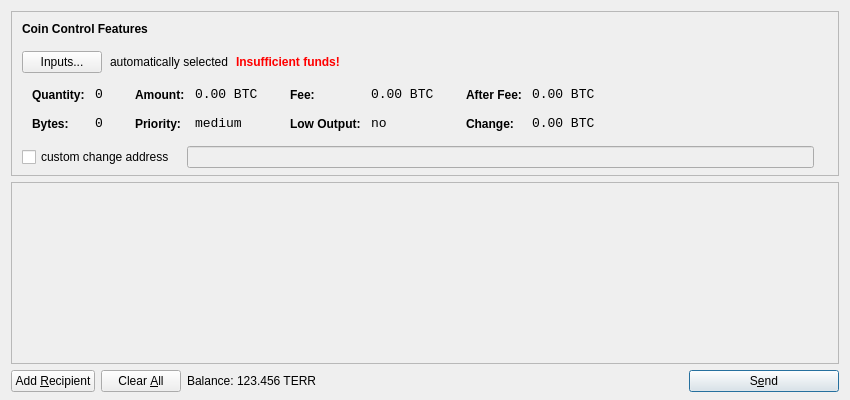
<?xml version="1.0" encoding="UTF-8"?>
<ui version="4.0">
 <class>SendCoinsDialog</class>
 <widget class="QDialog" name="SendCoinsDialog">
  <property name="geometry">
   <rect>
    <x>0</x>
    <y>0</y>
    <width>850</width>
    <height>400</height>
   </rect>
  </property>
  <property name="windowTitle">
   <string>Send Coins</string>
  </property>
  <layout class="QVBoxLayout" name="verticalLayout" stretch="0,1,0">
   <property name="bottomMargin">
    <number>8</number>
   </property>
   <item>
    <widget class="QFrame" name="frameCoinControl">
     <property name="sizePolicy">
      <sizepolicy hsizetype="Expanding" vsizetype="Expanding">
       <horstretch>0</horstretch>
       <verstretch>0</verstretch>
      </sizepolicy>
     </property>
     <property name="maximumSize">
      <size>
       <width>16777215</width>
       <height>16777215</height>
      </size>
     </property>
     <property name="frameShape">
      <enum>QFrame::StyledPanel</enum>
     </property>
     <property name="frameShadow">
      <enum>QFrame::Sunken</enum>
     </property>
     <layout class="QVBoxLayout" name="verticalLayoutCoinControl2">
      <property name="spacing">
       <number>-1</number>
      </property>
      <property name="leftMargin">
       <number>0</number>
      </property>
      <property name="topMargin">
       <number>0</number>
      </property>
      <property name="rightMargin">
       <number>0</number>
      </property>
      <property name="bottomMargin">
       <number>6</number>
      </property>
      <item>
       <layout class="QVBoxLayout" name="verticalLayoutCoinControl" stretch="0,0,0,0,1">
        <property name="spacing">
         <number>0</number>
        </property>
        <property name="leftMargin">
         <number>10</number>
        </property>
        <property name="topMargin">
         <number>10</number>
        </property>
        <item>
         <layout class="QHBoxLayout" name="horizontalLayoutCoinControl1">
          <property name="bottomMargin">
           <number>15</number>
          </property>
          <item>
           <widget class="QLabel" name="labelCoinControlFeatures">
            <property name="sizePolicy">
             <sizepolicy hsizetype="Preferred" vsizetype="Maximum">
              <horstretch>0</horstretch>
              <verstretch>0</verstretch>
             </sizepolicy>
            </property>
            <property name="font">
             <font>
              <weight>75</weight>
              <bold>true</bold>
             </font>
            </property>
            <property name="styleSheet">
             <string notr="true">font-weight:bold;</string>
            </property>
            <property name="text">
             <string>Coin Control Features</string>
            </property>
           </widget>
          </item>
         </layout>
        </item>
        <item>
         <layout class="QHBoxLayout" name="horizontalLayoutCoinControl2" stretch="0,0,0,0">
          <property name="spacing">
           <number>8</number>
          </property>
          <property name="bottomMargin">
           <number>10</number>
          </property>
          <item>
           <widget class="QPushButton" name="pushButtonCoinControl">
            <property name="styleSheet">
             <string notr="true"/>
            </property>
            <property name="text">
             <string>Inputs...</string>
            </property>
           </widget>
          </item>
          <item>
           <widget class="QLabel" name="labelCoinControlAutomaticallySelected">
            <property name="text">
             <string>automatically selected</string>
            </property>
            <property name="margin">
             <number>5</number>
            </property>
           </widget>
          </item>
          <item>
           <widget class="QLabel" name="labelCoinControlInsuffFunds">
            <property name="font">
             <font>
              <weight>75</weight>
              <bold>true</bold>
             </font>
            </property>
            <property name="styleSheet">
             <string notr="true">color:red;font-weight:bold;</string>
            </property>
            <property name="text">
             <string>Insufficient funds!</string>
            </property>
            <property name="margin">
             <number>5</number>
            </property>
           </widget>
          </item>
          <item>
           <spacer name="horizontalSpacerCoinControl">
            <property name="orientation">
             <enum>Qt::Horizontal</enum>
            </property>
            <property name="sizeHint" stdset="0">
             <size>
              <width>40</width>
              <height>1</height>
             </size>
            </property>
           </spacer>
          </item>
         </layout>
        </item>
        <item>
         <widget class="QWidget" name="widgetCoinControl" native="true">
          <property name="sizePolicy">
           <sizepolicy hsizetype="Preferred" vsizetype="Preferred">
            <horstretch>0</horstretch>
            <verstretch>0</verstretch>
           </sizepolicy>
          </property>
          <property name="minimumSize">
           <size>
            <width>0</width>
            <height>0</height>
           </size>
          </property>
          <property name="styleSheet">
           <string notr="true"/>
          </property>
          <layout class="QHBoxLayout" name="horizontalLayoutCoinControl5">
           <property name="margin">
            <number>0</number>
           </property>
           <item>
            <layout class="QHBoxLayout" name="horizontalLayoutCoinControl3" stretch="0,0,0,1">
             <property name="spacing">
              <number>20</number>
             </property>
             <property name="topMargin">
              <number>0</number>
             </property>
             <property name="bottomMargin">
              <number>10</number>
             </property>
             <item>
              <layout class="QFormLayout" name="formLayoutCoinControl1">
               <property name="horizontalSpacing">
                <number>10</number>
               </property>
               <property name="verticalSpacing">
                <number>14</number>
               </property>
               <property name="leftMargin">
                <number>10</number>
               </property>
               <property name="topMargin">
                <number>4</number>
               </property>
               <property name="rightMargin">
                <number>6</number>
               </property>
               <item row="0" column="0">
                <widget class="QLabel" name="labelCoinControlQuantityText">
                 <property name="styleSheet">
                  <string notr="true">font-weight:bold;</string>
                 </property>
                 <property name="text">
                  <string>Quantity:</string>
                 </property>
                 <property name="margin">
                  <number>0</number>
                 </property>
                </widget>
               </item>
               <item row="0" column="1">
                <widget class="QLabel" name="labelCoinControlQuantity">
                 <property name="font">
                  <font>
                   <family>Monospace</family>
                   <pointsize>10</pointsize>
                  </font>
                 </property>
                 <property name="cursor">
                  <cursorShape>IBeamCursor</cursorShape>
                 </property>
                 <property name="contextMenuPolicy">
                  <enum>Qt::ActionsContextMenu</enum>
                 </property>
                 <property name="text">
                  <string notr="true">0</string>
                 </property>
                 <property name="margin">
                  <number>0</number>
                 </property>
                 <property name="textInteractionFlags">
                  <set>Qt::LinksAccessibleByMouse|Qt::TextSelectableByKeyboard|Qt::TextSelectableByMouse</set>
                 </property>
                </widget>
               </item>
               <item row="1" column="0">
                <widget class="QLabel" name="labelCoinControlBytesText">
                 <property name="styleSheet">
                  <string notr="true">font-weight:bold;</string>
                 </property>
                 <property name="text">
                  <string>Bytes:</string>
                 </property>
                </widget>
               </item>
               <item row="1" column="1">
                <widget class="QLabel" name="labelCoinControlBytes">
                 <property name="font">
                  <font>
                   <family>Monospace</family>
                   <pointsize>10</pointsize>
                  </font>
                 </property>
                 <property name="cursor">
                  <cursorShape>IBeamCursor</cursorShape>
                 </property>
                 <property name="contextMenuPolicy">
                  <enum>Qt::ActionsContextMenu</enum>
                 </property>
                 <property name="text">
                  <string notr="true">0</string>
                 </property>
                 <property name="textInteractionFlags">
                  <set>Qt::LinksAccessibleByMouse|Qt::TextSelectableByKeyboard|Qt::TextSelectableByMouse</set>
                 </property>
                </widget>
               </item>
              </layout>
             </item>
             <item>
              <layout class="QFormLayout" name="formLayoutCoinControl2">
               <property name="horizontalSpacing">
                <number>10</number>
               </property>
               <property name="verticalSpacing">
                <number>14</number>
               </property>
               <property name="leftMargin">
                <number>6</number>
               </property>
               <property name="topMargin">
                <number>4</number>
               </property>
               <property name="rightMargin">
                <number>6</number>
               </property>
               <item row="0" column="0">
                <widget class="QLabel" name="labelCoinControlAmountText">
                 <property name="styleSheet">
                  <string notr="true">font-weight:bold;</string>
                 </property>
                 <property name="text">
                  <string>Amount:</string>
                 </property>
                 <property name="margin">
                  <number>0</number>
                 </property>
                </widget>
               </item>
               <item row="0" column="1">
                <widget class="QLabel" name="labelCoinControlAmount">
                 <property name="font">
                  <font>
                   <family>Monospace</family>
                   <pointsize>10</pointsize>
                  </font>
                 </property>
                 <property name="cursor">
                  <cursorShape>IBeamCursor</cursorShape>
                 </property>
                 <property name="contextMenuPolicy">
                  <enum>Qt::ActionsContextMenu</enum>
                 </property>
                 <property name="text">
                  <string notr="true">0.00 BTC</string>
                 </property>
                 <property name="textInteractionFlags">
                  <set>Qt::LinksAccessibleByMouse|Qt::TextSelectableByKeyboard|Qt::TextSelectableByMouse</set>
                 </property>
                </widget>
               </item>
               <item row="1" column="0">
                <widget class="QLabel" name="labelCoinControlPriorityText">
                 <property name="styleSheet">
                  <string notr="true">font-weight:bold;</string>
                 </property>
                 <property name="text">
                  <string>Priority:</string>
                 </property>
                </widget>
               </item>
               <item row="1" column="1">
                <widget class="QLabel" name="labelCoinControlPriority">
                 <property name="font">
                  <font>
                   <family>Monospace</family>
                   <pointsize>10</pointsize>
                  </font>
                 </property>
                 <property name="cursor">
                  <cursorShape>IBeamCursor</cursorShape>
                 </property>
                 <property name="contextMenuPolicy">
                  <enum>Qt::ActionsContextMenu</enum>
                 </property>
                 <property name="text">
                  <string>medium</string>
                 </property>
                 <property name="textInteractionFlags">
                  <set>Qt::LinksAccessibleByMouse|Qt::TextSelectableByKeyboard|Qt::TextSelectableByMouse</set>
                 </property>
                </widget>
               </item>
              </layout>
             </item>
             <item>
              <layout class="QFormLayout" name="formLayoutCoinControl3">
               <property name="horizontalSpacing">
                <number>10</number>
               </property>
               <property name="verticalSpacing">
                <number>14</number>
               </property>
               <property name="leftMargin">
                <number>6</number>
               </property>
               <property name="topMargin">
                <number>4</number>
               </property>
               <property name="rightMargin">
                <number>6</number>
               </property>
               <item row="0" column="0">
                <widget class="QLabel" name="labelCoinControlFeeText">
                 <property name="styleSheet">
                  <string notr="true">font-weight:bold;</string>
                 </property>
                 <property name="text">
                  <string>Fee:</string>
                 </property>
                 <property name="margin">
                  <number>0</number>
                 </property>
                </widget>
               </item>
               <item row="0" column="1">
                <widget class="QLabel" name="labelCoinControlFee">
                 <property name="font">
                  <font>
                   <family>Monospace</family>
                   <pointsize>10</pointsize>
                  </font>
                 </property>
                 <property name="cursor">
                  <cursorShape>IBeamCursor</cursorShape>
                 </property>
                 <property name="contextMenuPolicy">
                  <enum>Qt::ActionsContextMenu</enum>
                 </property>
                 <property name="text">
                  <string notr="true">0.00 BTC</string>
                 </property>
                 <property name="textInteractionFlags">
                  <set>Qt::LinksAccessibleByMouse|Qt::TextSelectableByKeyboard|Qt::TextSelectableByMouse</set>
                 </property>
                </widget>
               </item>
               <item row="1" column="0">
                <widget class="QLabel" name="labelCoinControlLowOutputText">
                 <property name="styleSheet">
                  <string notr="true">font-weight:bold;</string>
                 </property>
                 <property name="text">
                  <string>Low Output:</string>
                 </property>
                </widget>
               </item>
               <item row="1" column="1">
                <widget class="QLabel" name="labelCoinControlLowOutput">
                 <property name="font">
                  <font>
                   <family>Monospace</family>
                   <pointsize>10</pointsize>
                  </font>
                 </property>
                 <property name="cursor">
                  <cursorShape>IBeamCursor</cursorShape>
                 </property>
                 <property name="contextMenuPolicy">
                  <enum>Qt::ActionsContextMenu</enum>
                 </property>
                 <property name="text">
                  <string>no</string>
                 </property>
                 <property name="textInteractionFlags">
                  <set>Qt::LinksAccessibleByMouse|Qt::TextSelectableByKeyboard|Qt::TextSelectableByMouse</set>
                 </property>
                </widget>
               </item>
              </layout>
             </item>
             <item>
              <layout class="QFormLayout" name="formLayoutCoinControl4">
               <property name="horizontalSpacing">
                <number>10</number>
               </property>
               <property name="verticalSpacing">
                <number>14</number>
               </property>
               <property name="leftMargin">
                <number>6</number>
               </property>
               <property name="topMargin">
                <number>4</number>
               </property>
               <property name="rightMargin">
                <number>6</number>
               </property>
               <item row="0" column="0">
                <widget class="QLabel" name="labelCoinControlAfterFeeText">
                 <property name="styleSheet">
                  <string notr="true">font-weight:bold;</string>
                 </property>
                 <property name="text">
                  <string>After Fee:</string>
                 </property>
                 <property name="margin">
                  <number>0</number>
                 </property>
                </widget>
               </item>
               <item row="0" column="1">
                <widget class="QLabel" name="labelCoinControlAfterFee">
                 <property name="font">
                  <font>
                   <family>Monospace</family>
                   <pointsize>10</pointsize>
                  </font>
                 </property>
                 <property name="cursor">
                  <cursorShape>IBeamCursor</cursorShape>
                 </property>
                 <property name="contextMenuPolicy">
                  <enum>Qt::ActionsContextMenu</enum>
                 </property>
                 <property name="text">
                  <string notr="true">0.00 BTC</string>
                 </property>
                 <property name="textInteractionFlags">
                  <set>Qt::LinksAccessibleByMouse|Qt::TextSelectableByKeyboard|Qt::TextSelectableByMouse</set>
                 </property>
                </widget>
               </item>
               <item row="1" column="0">
                <widget class="QLabel" name="labelCoinControlChangeText">
                 <property name="styleSheet">
                  <string notr="true">font-weight:bold;</string>
                 </property>
                 <property name="text">
                  <string>Change:</string>
                 </property>
                </widget>
               </item>
               <item row="1" column="1">
                <widget class="QLabel" name="labelCoinControlChange">
                 <property name="font">
                  <font>
                   <family>Monospace</family>
                   <pointsize>10</pointsize>
                  </font>
                 </property>
                 <property name="cursor">
                  <cursorShape>IBeamCursor</cursorShape>
                 </property>
                 <property name="contextMenuPolicy">
                  <enum>Qt::ActionsContextMenu</enum>
                 </property>
                 <property name="text">
                  <string notr="true">0.00 BTC</string>
                 </property>
                 <property name="textInteractionFlags">
                  <set>Qt::LinksAccessibleByMouse|Qt::TextSelectableByKeyboard|Qt::TextSelectableByMouse</set>
                 </property>
                </widget>
               </item>
              </layout>
             </item>
            </layout>
           </item>
          </layout>
         </widget>
        </item>
        <item>
         <layout class="QHBoxLayout" name="horizontalLayoutCoinControl4" stretch="0,0,0">
          <property name="spacing">
           <number>12</number>
          </property>
          <property name="sizeConstraint">
           <enum>QLayout::SetDefaultConstraint</enum>
          </property>
          <property name="topMargin">
           <number>5</number>
          </property>
          <property name="rightMargin">
           <number>5</number>
          </property>
          <item>
           <widget class="QCheckBox" name="checkBoxCoinControlChange">
            <property name="text">
             <string>custom change address</string>
            </property>
           </widget>
          </item>
          <item>
           <widget class="QLineEdit" name="lineEditCoinControlChange">
            <property name="enabled">
             <bool>false</bool>
            </property>
            <property name="sizePolicy">
             <sizepolicy hsizetype="Expanding" vsizetype="Fixed">
              <horstretch>0</horstretch>
              <verstretch>0</verstretch>
             </sizepolicy>
            </property>
           </widget>
          </item>
          <item>
           <widget class="QLabel" name="labelCoinControlChangeLabel">
            <property name="sizePolicy">
             <sizepolicy hsizetype="Preferred" vsizetype="Expanding">
              <horstretch>0</horstretch>
              <verstretch>0</verstretch>
             </sizepolicy>
            </property>
            <property name="minimumSize">
             <size>
              <width>0</width>
              <height>0</height>
             </size>
            </property>
            <property name="text">
             <string/>
            </property>
            <property name="margin">
             <number>3</number>
            </property>
           </widget>
          </item>
         </layout>
        </item>
        <item>
         <spacer name="verticalSpacerCoinControl">
          <property name="orientation">
           <enum>Qt::Vertical</enum>
          </property>
          <property name="sizeHint" stdset="0">
           <size>
            <width>800</width>
            <height>1</height>
           </size>
          </property>
         </spacer>
        </item>
       </layout>
      </item>
     </layout>
    </widget>
   </item>
   <item>
    <widget class="QScrollArea" name="scrollArea">
     <property name="widgetResizable">
      <bool>true</bool>
     </property>
     <widget class="QWidget" name="scrollAreaWidgetContents">
      <property name="geometry">
       <rect>
        <x>0</x>
        <y>0</y>
        <width>830</width>
        <height>165</height>
       </rect>
      </property>
      <layout class="QVBoxLayout" name="verticalLayout_2">
       <property name="margin">
        <number>0</number>
       </property>
       <item>
        <layout class="QVBoxLayout" name="entries">
         <property name="spacing">
          <number>6</number>
         </property>
        </layout>
       </item>
       <item>
        <spacer name="verticalSpacer">
         <property name="orientation">
          <enum>Qt::Vertical</enum>
         </property>
         <property name="sizeHint" stdset="0">
          <size>
           <width>20</width>
           <height>40</height>
          </size>
         </property>
        </spacer>
       </item>
      </layout>
     </widget>
    </widget>
   </item>
   <item>
    <layout class="QHBoxLayout" name="horizontalLayout">
     <item>
      <widget class="QPushButton" name="addButton">
       <property name="toolTip">
        <string>Send to multiple recipients at once</string>
       </property>
       <property name="text">
        <string>Add &amp;Recipient</string>
       </property>
       <property name="icon">
        <iconset resource="../bitcoin.qrc">
         <normaloff>:/icons/add</normaloff>:/icons/add</iconset>
       </property>
       <property name="autoDefault">
        <bool>false</bool>
       </property>
      </widget>
     </item>
     <item>
      <widget class="QPushButton" name="clearButton">
       <property name="sizePolicy">
        <sizepolicy hsizetype="Minimum" vsizetype="Fixed">
         <horstretch>0</horstretch>
         <verstretch>0</verstretch>
        </sizepolicy>
       </property>
       <property name="toolTip">
        <string>Remove all transaction fields</string>
       </property>
       <property name="text">
        <string>Clear &amp;All</string>
       </property>
       <property name="icon">
        <iconset resource="../bitcoin.qrc">
         <normaloff>:/icons/remove</normaloff>:/icons/remove</iconset>
       </property>
       <property name="autoRepeatDelay">
        <number>300</number>
       </property>
       <property name="autoDefault">
        <bool>false</bool>
       </property>
      </widget>
     </item>
     <item>
      <layout class="QHBoxLayout" name="horizontalLayout_2">
       <property name="spacing">
        <number>3</number>
       </property>
       <item>
        <widget class="QLabel" name="label">
         <property name="text">
          <string>Balance:</string>
         </property>
        </widget>
       </item>
       <item>
        <widget class="QLabel" name="labelBalance">
         <property name="cursor">
          <cursorShape>IBeamCursor</cursorShape>
         </property>
         <property name="text">
          <string>123.456 TERR</string>
         </property>
         <property name="textInteractionFlags">
          <set>Qt::LinksAccessibleByMouse|Qt::TextSelectableByKeyboard|Qt::TextSelectableByMouse</set>
         </property>
        </widget>
       </item>
      </layout>
     </item>
     <item>
      <spacer name="horizontalSpacer">
       <property name="orientation">
        <enum>Qt::Horizontal</enum>
       </property>
       <property name="sizeHint" stdset="0">
        <size>
         <width>40</width>
         <height>20</height>
        </size>
       </property>
      </spacer>
     </item>
     <item>
      <widget class="QPushButton" name="sendButton">
       <property name="minimumSize">
        <size>
         <width>150</width>
         <height>0</height>
        </size>
       </property>
       <property name="toolTip">
        <string>Confirm the send action</string>
       </property>
       <property name="text">
        <string>S&amp;end</string>
       </property>
       <property name="icon">
        <iconset resource="../bitcoin.qrc">
         <normaloff>:/icons/send</normaloff>:/icons/send</iconset>
       </property>
       <property name="default">
        <bool>true</bool>
       </property>
      </widget>
     </item>
    </layout>
   </item>
  </layout>
 </widget>
 <resources>
  <include location="../bitcoin.qrc"/>
 </resources>
 <connections/>
</ui>
